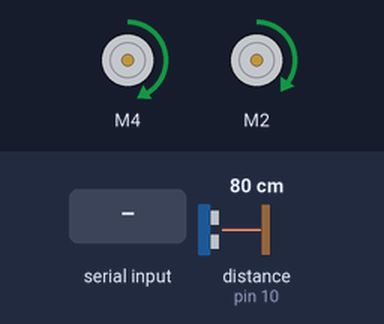
Simulated run of this sketch. Board: Arduino Uno, built with avr-gcc and run on an emulated ATmega328P. On the bench: 2 × DC motor (green arrow = forward, orange = backward, longer = faster). The inputs (shaded band) are chosen by the test bench; at power-on: distance to the obstacle (sensor on pin 10) 80 cm. The echo pulse lasts 58.3 µs per cm; random numbers use the default seed unless the sketch sets one.

Above: at 3.2 s.
3.3 s: "<6>" received over the second serial link
At 3.76 s:
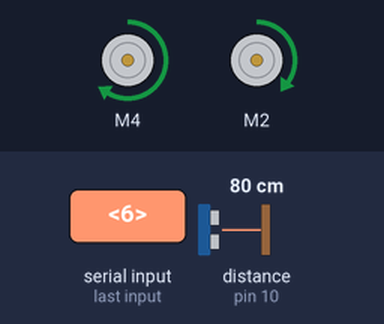
6.3 s: distance to the obstacle (sensor on pin 10) set to 2 cm
9.3 s: "<1>" received over the second serial link
11.7 s: "<2>" received over the second serial link
At 12.9 s:
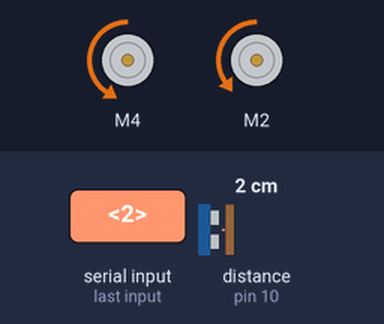
13.2 s: "<3>" received over the second serial link
At 14.3 s:
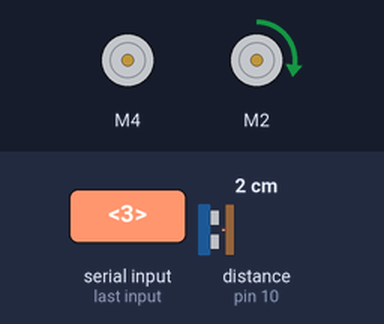
14.7 s: "<4>" received over the second serial link
At 15.4 s:
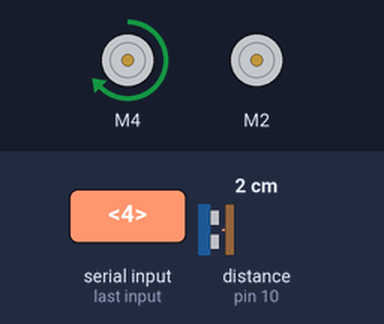
Timing chart, 0 to 17.2 s (numbered marks = the images above; inputs shaded):
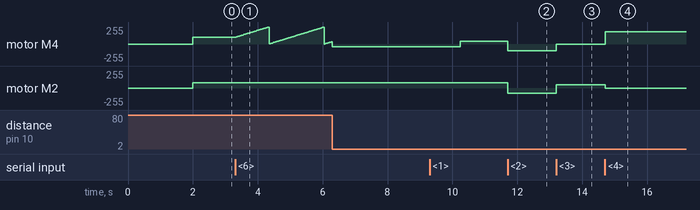

Measured:
- after the input at 11.7 s, motor M4: forward 42/255 → backward 104/255 at once; motor M2: forward 80/255 → backward 80/255 at once
- after the input at 13.2 s, motor M4: backward 104/255 → stopped at once; motor M2: backward 80/255 → forward 50/255 at once
- after the input at 14.7 s, motor M4: stopped → forward 186/255 at once; motor M2: forward 50/255 → stopped at once

The sketch:

AIcar.ino
```cpp
#include <AFMotor.h>
#include <SoftwareSerial.h>

SoftwareSerial BT(0,1);

AF_DCMotor Rback_motor(4);    //右后轮
AF_DCMotor Lback_motor(2);    //左后轮
float RLRatio = 1.32 ;

int maxSpeed = 80;//最大速度
char getstr = '1'  ;//串口数据
int IntervalTime;//测距时间
int trig = 9;//sero1保留端口  输出端口
int echo = 10;//sero2保留端口  输入端口
int control=1;//0:人工控制;1:自动控制

void setup() {
  // put your setup code here, to run once:
  BT.begin(9600);
  Rback_motor.setSpeed(0);
  Rback_motor.run(RELEASE);
  Lback_motor.setSpeed(0);
  Lback_motor.run(RELEASE);
  delay(2000);

  //超声波测距
  pinMode(echo, INPUT);
  pinMode(trig, OUTPUT);
}

void driver() {
  if ((getstr == '<')&&(RLRatio>0.1))
  {
    RLRatio -= 0.01;
    //BT.println(RLRatio);
  }
  if (getstr == '>')
  {
    RLRatio += 0.01;
    //BT.println(RLRatio);
  }
  if (getstr == '5')
  {
    //BT.println("stopcar");
    stopcar();
    control=0;
  }
  if (getstr == '1')
  {
    //BT.println("forward");
    forward();
    control=0;
  }
  if (getstr == '2') {
    //BT.println("backward");
    backward();
    control=0;
  }
  if (getstr == '3') {
    //BT.println("right");
    right();
    control=0;
  }
  if (getstr == '4') {
    //BT.println("left");
    left();
    control=0;
  }
  if (getstr=='6')
  {
    control=1;
    //BT.println("Auto Control On");
  }
  if(getstr=='7')
  {
    control=0;
    //BT.println("Auto Control Off");
  }

}

void forward() {
  Rback_motor.run(FORWARD);
  Lback_motor.run(FORWARD);
  Rback_motor.setSpeed(maxSpeed*RLRatio);
  Lback_motor.setSpeed(maxSpeed);
}

void backward() {
  Rback_motor.run(BACKWARD);
  Lback_motor.run(BACKWARD);
  Rback_motor.setSpeed(maxSpeed*RLRatio);
  Lback_motor.setSpeed(maxSpeed);
}

void stopcar() {
  Rback_motor.setSpeed(0);
  Lback_motor.setSpeed(0);
  Rback_motor.run(RELEASE);
  Lback_motor.run(RELEASE);
}
void left(){
  Rback_motor.run(FORWARD);

  Rback_motor.setSpeed(80*RLRatio);
  Lback_motor.setSpeed(0);
  Lback_motor.run(RELEASE);
}
void right(){

  Lback_motor.run(FORWARD);
  Rback_motor.setSpeed(0);
  Lback_motor.setSpeed(50);
  Rback_motor.run(RELEASE);
}

void randomright(){
  Rback_motor.run(BACKWARD);
  Lback_motor.run(FORWARD);
  Rback_motor.setSpeed(maxSpeed*RLRatio);
  Lback_motor.setSpeed(maxSpeed);
  long n = random(50,1000);//随机转向 0.05 - 1秒
  delay(n);
  Rback_motor.setSpeed(0);
  Lback_motor.setSpeed(0);
}

float getdistance() {
  digitalWrite(trig, 1);
  delayMicroseconds(15);
  digitalWrite(trig, 0);
  IntervalTime = pulseIn(echo, HIGH);
  return IntervalTime / 58.00;
}

void ultrasonicCar(float s) {
  if ((s < 40)&&(s>0)){//40cm以内
    randomright();
  }
  else{
    forward();
  }
}

void ultrasonicCar() {
  float s = 0;
  s = getdistance();
  ultrasonicCar(s);
}

void loop() {

  if(BT.available()){
    getstr = BT.read();
    BT.println(getstr);
  }

  driver();
  if(control==1)
  {
    ultrasonicCar();
  }
}
```
